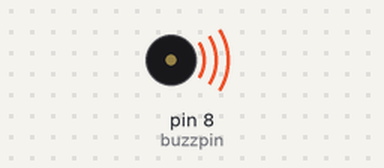
This sketch was run on a simulated Arduino Uno, built with avr-gcc and run on an emulated ATmega328P. Shown: buzzer (waves = sounding).

Above: at 0.1 s.
Timing chart, 0 to 1.6 s (numbered marks = the images above):
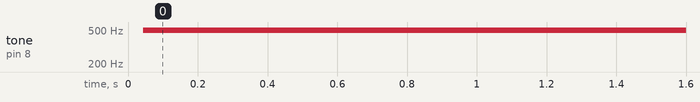

Measured:
- by itself, tone on pin 8 (buzzpin): silent → 496 Hz at 0.04 s

The sketch:

Active_buzzer.ino
```cpp
int buzzpin = 8, dt1=1,dt2=2;
String msg = "Please input your number";
void setup() {
Serial.begin(9600);
pinMode (buzzpin,OUTPUT);
}

void loop() {
for(int j=1;j<=100;j=j++){
  digitalWrite(buzzpin, HIGH);
  delay(dt1);
  digitalWrite(buzzpin, LOW);
  delay(dt1);
}
for(int j=1;j<=100;j=j++){
  digitalWrite(buzzpin, HIGH);
  delay(dt2);
  digitalWrite(buzzpin, LOW);
  delay(dt2);
}
}
```
